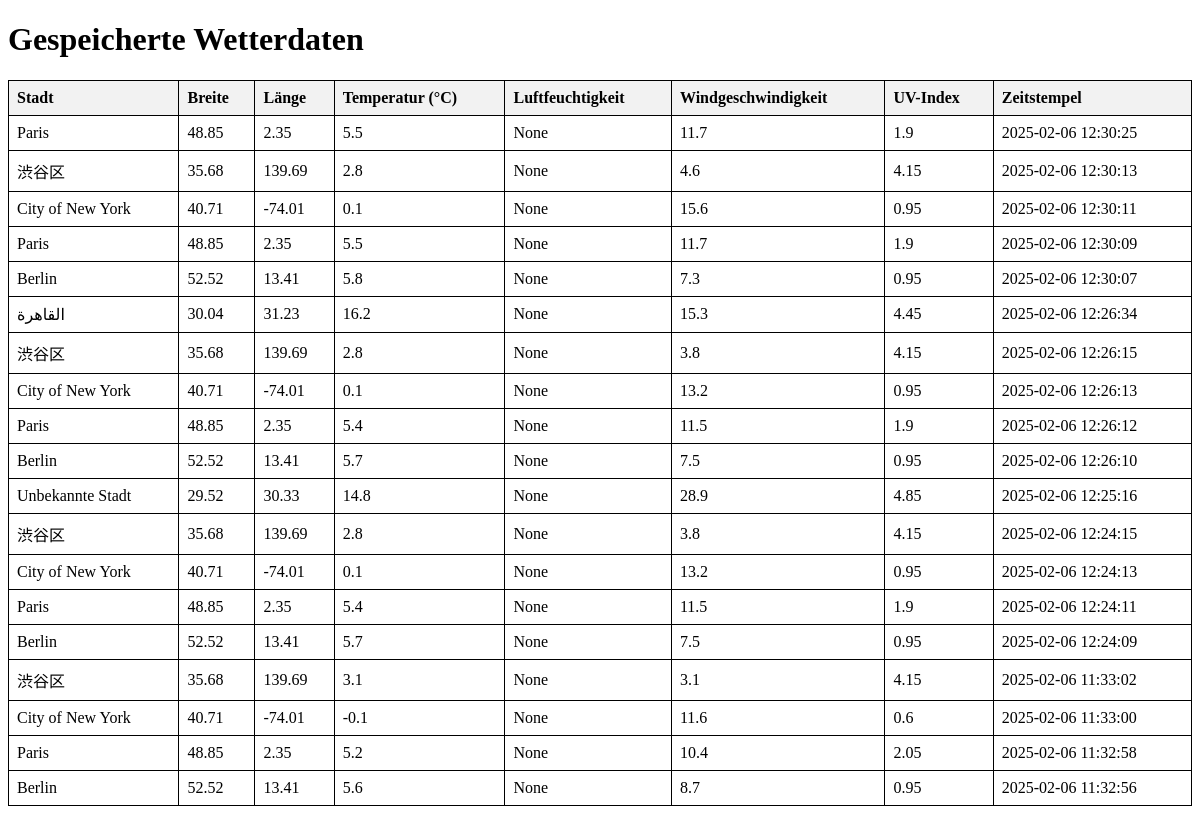
Before: / with the older database file.
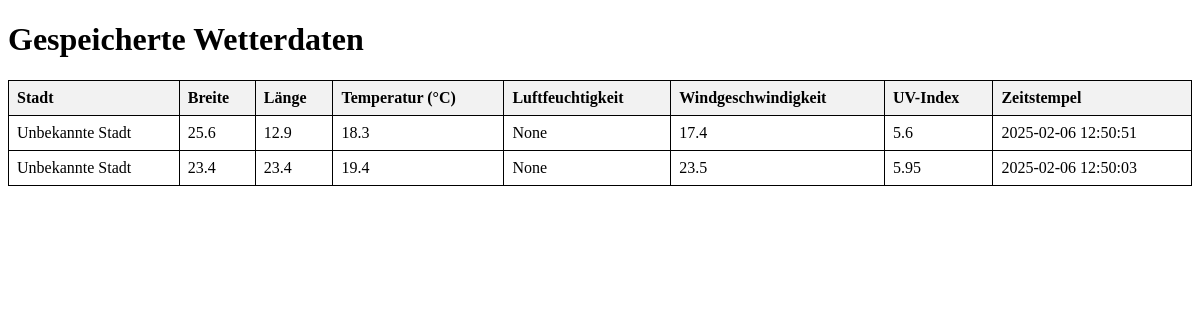
After: the same page with the newer database file.
### tables this page shows
CREATE TABLE extrawetter (
            id INTEGER PRIMARY KEY AUTOINCREMENT,
            city TEXT,
            latitude REAL,
            longitude REAL,
            temperature REAL,
            humidity REAL,
            wind_speed REAL,
            uv_index REAL,
            timestamp DATETIME DEFAULT CURRENT_TIMESTAMP
        );

### app.py (the view)
@app.route("/")
def index():
    weather_data = get_saved_weather()
    return render_template("index.html", weather_data=weather_data)

### app.py (called while the page is built)
def get_saved_weather():
    conn = sqlite3.connect("wetter.db")
    cursor = conn.cursor()
    cursor.execute("SELECT city, latitude, longitude, temperature, humidity, wind_speed, uv_index, timestamp FROM extrawetter ORDER BY timestamp DESC")
    data = cursor.fetchall()
    conn.close()
    return data

### templates/index.html (shortened to what this page needs)
<!DOCTYPE html>
<html lang="de">
<head>
</head>
<body>
    <h1>Gespeicherte Wetterdaten</h1>
    <table>
        <tr>
            <th>Stadt</th>
            <th>Breite</th>
            <th>Länge</th>
            <th>Temperatur (°C)</th>
            <th>Luftfeuchtigkeit</th>
            <th>Windgeschwindigkeit</th>
            <th>UV-Index</th>
            <th>Zeitstempel</th>
        </tr>
        {% for row in weather_data %}
        <tr>
            <td>{{ row[0] }}</td>
            <td>{{ row[1] }}</td>
            <td>{{ row[2] }}</td>
            <td>{{ row[3] }}</td>
            <td>{{ row[4] }}</td>
            <td>{{ row[5] }}</td>
            <td>{{ row[6] }}</td>
            <td>{{ row[7] }}</td>
        </tr>
        {% endfor %}
    </table>
</body>
</html>

### templates/index.html (style rules this page uses)
table { width: 100%; border-collapse: collapse; }
th, td { border: 1px solid black; padding: 8px; text-align: left; }
th { background-color: #f2f2f2; }

Changed rows visible on the page:
removed extrawetter: city "Paris", latitude "48.85", longitude "2.35", temperature "5.5", row "None", wind_speed "11.7", uv_index "1.9", timestamp "2025-02-06 12:30:25"
removed extrawetter: city "渋谷区", latitude "35.68", longitude "139.69", temperature "2.8", row "None", wind_speed "4.6", uv_index "4.15", timestamp "2025-02-06 12:30:13"
removed extrawetter: city "City of New York", latitude "40.71", longitude "-74.01", temperature "0.1", row "None", wind_speed "15.6", uv_index "0.95", timestamp "2025-02-06 12:30:11"
removed extrawetter: city "Paris", latitude "48.85", longitude "2.35", temperature "5.5", row "None", wind_speed "11.7", uv_index "1.9", timestamp "2025-02-06 12:30:09"
removed extrawetter: city "Berlin", latitude "52.52", longitude "13.41", temperature "5.8", row "None", wind_speed "7.3", uv_index "0.95", timestamp "2025-02-06 12:30:07"
removed extrawetter: city "القاهرة", latitude "30.04", longitude "31.23", temperature "16.2", row "None", wind_speed "15.3", uv_index "4.45", timestamp "2025-02-06 12:26:34"
removed extrawetter: city "渋谷区", latitude "35.68", longitude "139.69", temperature "2.8", row "None", wind_speed "3.8", uv_index "4.15", timestamp "2025-02-06 12:26:15"
removed extrawetter: city "City of New York", latitude "40.71", longitude "-74.01", temperature "0.1", row "None", wind_speed "13.2", uv_index "0.95", timestamp "2025-02-06 12:26:13"
removed extrawetter: city "Paris", latitude "48.85", longitude "2.35", temperature "5.4", row "None", wind_speed "11.5", uv_index "1.9", timestamp "2025-02-06 12:26:12"
removed extrawetter: city "Berlin", latitude "52.52", longitude "13.41", temperature "5.7", row "None", wind_speed "7.5", uv_index "0.95", timestamp "2025-02-06 12:26:10"
removed extrawetter: city "Unbekannte Stadt", latitude "29.52", longitude "30.33", temperature "14.8", row "None", wind_speed "28.9", uv_index "4.85", timestamp "2025-02-06 12:25:16"
removed extrawetter: city "渋谷区", latitude "35.68", longitude "139.69", temperature "2.8", row "None", wind_speed "3.8", uv_index "4.15", timestamp "2025-02-06 12:24:15"
removed extrawetter: city "City of New York", latitude "40.71", longitude "-74.01", temperature "0.1", row "None", wind_speed "13.2", uv_index "0.95", timestamp "2025-02-06 12:24:13"
removed extrawetter: city "Paris", latitude "48.85", longitude "2.35", temperature "5.4", row "None", wind_speed "11.5", uv_index "1.9", timestamp "2025-02-06 12:24:11"
removed extrawetter: city "Berlin", latitude "52.52", longitude "13.41", temperature "5.7", row "None", wind_speed "7.5", uv_index "0.95", timestamp "2025-02-06 12:24:09"
removed extrawetter: city "渋谷区", latitude "35.68", longitude "139.69", temperature "3.1", row "None", wind_speed "3.1", uv_index "4.15", timestamp "2025-02-06 11:33:02"
removed extrawetter: city "City of New York", latitude "40.71", longitude "-74.01", temperature "-0.1", row "None", wind_speed "11.6", uv_index "0.6", timestamp "2025-02-06 11:33:00"
removed extrawetter: city "Paris", latitude "48.85", longitude "2.35", temperature "5.2", row "None", wind_speed "10.4", uv_index "2.05", timestamp "2025-02-06 11:32:58"
removed extrawetter: city "Berlin", latitude "52.52", longitude "13.41", temperature "5.6", row "None", wind_speed "8.7", uv_index "0.95", timestamp "2025-02-06 11:32:56"
added extrawetter: city "Unbekannte Stadt", latitude "25.6", longitude "12.9", temperature "18.3", row "None", wind_speed "17.4", uv_index "5.6", timestamp "2025-02-06 12:50:51"
added extrawetter: city "Unbekannte Stadt", latitude "23.4", longitude "23.4", temperature "19.4", row "None", wind_speed "23.5", uv_index "5.95", timestamp "2025-02-06 12:50:03"
